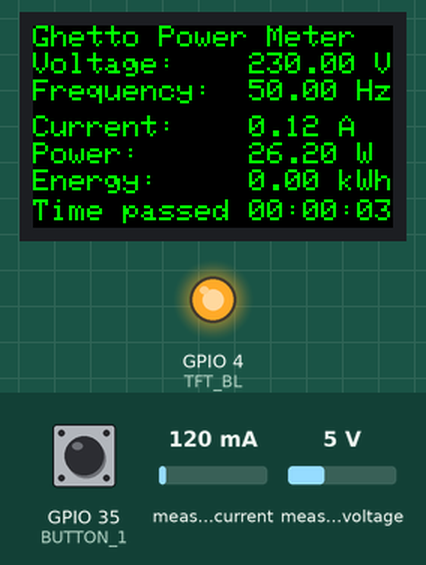
Simulated run of this sketch. Board: ESP32. On the bench: 240×135 colour display, output pins drawn as LEDs (lit = HIGH). The inputs (shaded band) are chosen by the test bench; at power-on: measured current 120 mA, GPIO 35 (BUTTON_1) HIGH, measured voltage 5 V. What the sketch prints to the serial monitor is not drawn.

Above: at 3.7 s.
3.8 s: measured current set to 40 mA
At 6.8 s:
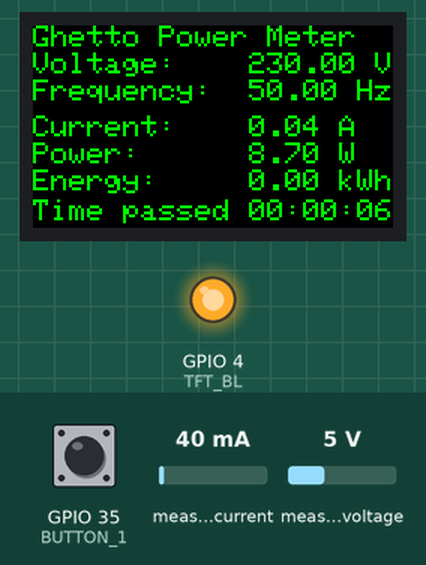
7.9 s: GPIO 35 (BUTTON_1) pulled LOW for 0.15 s
At 8.4 s:
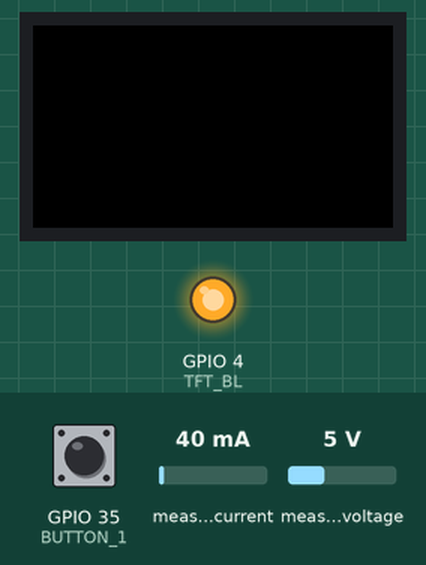
12.1 s: measured voltage set to 0.3 V
At 14.6 s:
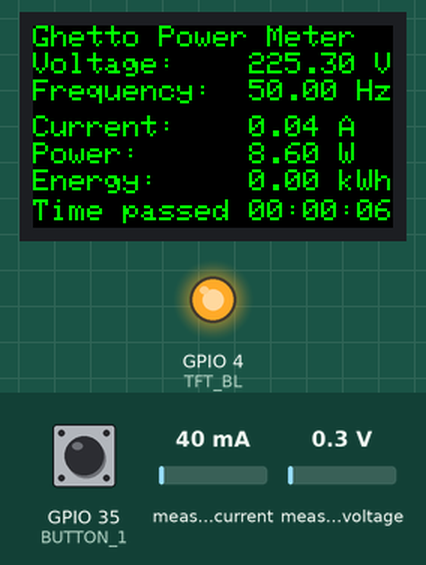
16.2 s: GPIO 35 (BUTTON_1) pulled LOW for 1 s
At 19.9 s:
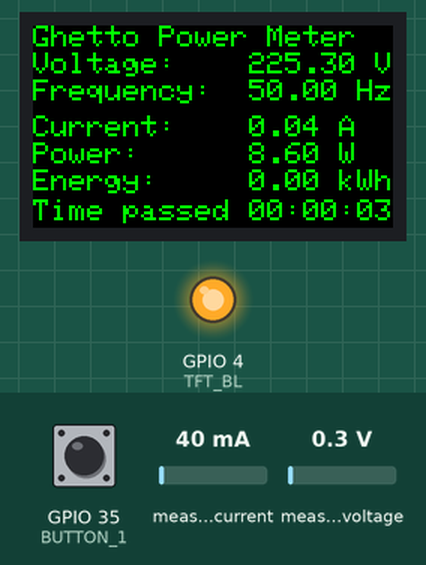
21.3 s: measured current set to 500 mA
At 23.4 s:
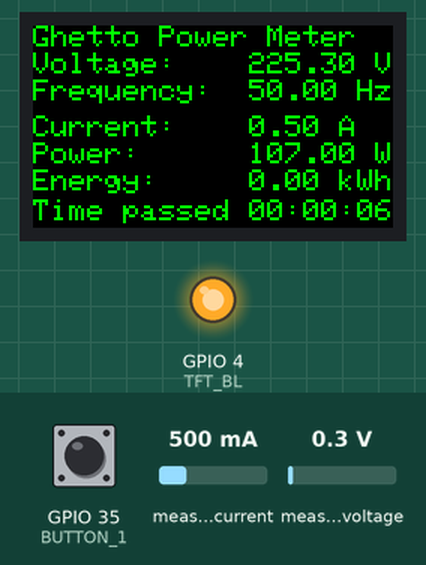
25.4 s: measured voltage set to 3.8 V
At 29.1 s:
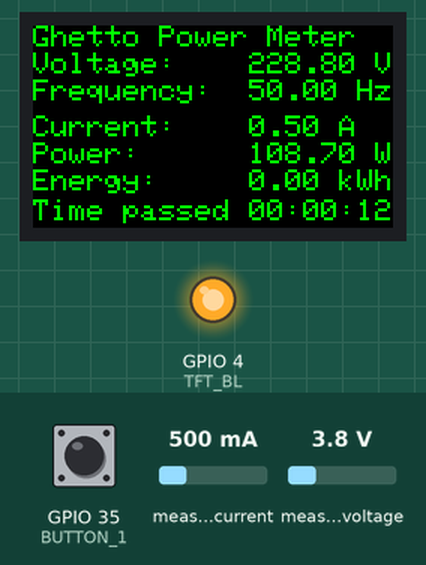
Timing chart, 0 to 30.5 s (numbered marks = the images above; inputs shaded):
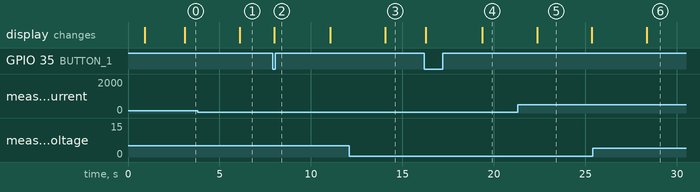

Measured:
- after the input at 3.8 s, the display: changes after 2.3 s (image 1)
- after the input at 7.9 s, the display: changes after 0.08 s (image 2)
- after the input at 12.1 s, the display: changes after 2.0 s (image 3)
- after the input at 16.2 s, the display: first changes after 0.08 s (image 4 shows a later state)
- after the input at 25.4 s, the display: changes after 3.0 s (image 6)
- what the display in image 5 shows lasts 3.0 s, from 22.4 s to 25.4 s

The sketch:

energy_meter.ino
```cpp
#include <TFT_eSPI.h>
#include <SPI.h>
#include <Button2.h>
#include <Time.h>
#include <PZEM004Tv30.h>


// Display
#ifndef TFT_DISPOFF
#define TFT_DISPOFF 0x28
#endif
#ifndef TFT_SLPIN
#define TFT_SLPIN   0x10
#endif
#define TFT_MOSI            19
#define TFT_SCLK            18
#define TFT_CS              5
#define TFT_DC              16
#define TFT_RST             23
#define TFT_BL              4   // Display backlight control pin
#define ADC_EN              14  //ADC_EN is the ADC detection enable port
#define ADC_PIN             34
#define BUTTON_1            35
#define BUTTON_2            0
TFT_eSPI tft = TFT_eSPI(135, 240); // Invoke custom library

PZEM004Tv30 pzem(&Serial2);

Button2 btn1(BUTTON_1);
Button2 btn2(BUTTON_2);

int new_now;
int time_now = now();
char buff[512];
int i = 0;


void button_init(){
    btn1.setPressedHandler([](Button2& b ) {
        Serial.println("bouton 1.. reset energy");
        setTime(0);
        time_now = 0;
        pzem.resetEnergy();
        tft.fillScreen(TFT_BLACK);
    });
    btn2.setPressedHandler([](Button2& b) {
        Serial.println("bouton 2");
    });
}

void button_loop(){
    btn1.loop();
    btn2.loop();
}

String formate (int t) {
  String retour;
  if (t<10) {
    retour = "0"+ String (t);
  }
  else {
    retour = String(t);
  }
  return retour;
}

void measure() {
    String d_voltage;
    String d_current;
    String d_power;
    String d_energy;
    String d_frequency;
    String d_pf;

    String temps;
    time_t t = now();   //
    temps = "Time passed "+formate(hour())+":"+formate(minute())+":"+formate(second());

    float voltage = pzem.voltage();
    if( !isnan(voltage) ){
        Serial.print("Voltage:    "); Serial.print(voltage); Serial.println("V");
        d_voltage = "Voltage:    " + String(voltage) + " V";

    } else {
        Serial.println("Error reading voltage");
    }

    float current = pzem.current();
    if( !isnan(current) ){
        Serial.print("Current:    "); Serial.print(current); Serial.println("A");
        d_current = "Current:    " + String(current) + " A";

    } else {
        Serial.println("Error reading current");
    }

    float power = pzem.power();
    if( !isnan(power) ){
        Serial.print("Power:      "); Serial.print(power); Serial.println("W");
        d_power = "Power:      " + String(power) + " W";

    } else {
        Serial.println("Error reading power");
    }

    float energy = pzem.energy();
    if( !isnan(energy) ){
        Serial.print("Energy:     "); Serial.print(energy,3); Serial.println("kWh");
        d_energy = "Energy:     " + String(energy) + " kWh";

    } else {
        Serial.println("Error reading energy");
    }

    float frequency = pzem.frequency();
    if( !isnan(frequency) ){
        Serial.print("Frequency:  "); Serial.print(frequency, 1); Serial.println("Hz");
        d_frequency = "Frequency:  " + String(frequency) + " Hz";

    } else {
        Serial.println("Error reading frequency");
    }

    float pf = pzem.pf();
    if( !isnan(pf) ){
        Serial.print("PF:  "); Serial.println(pf);
        d_pf = "Power Factor:  " + String(pf);
    } else {
        Serial.println("Error reading power factor");
    }
    tft.fillScreen(TFT_BLACK);
    tft.setTextDatum(TL_DATUM);
    tft.drawString("Ghetto Power Meter",0,0);
    tft.drawString(d_voltage, 0,18);
    tft.drawString(d_frequency, 0,36);
    tft.drawString(d_current, 0,60);
    tft.drawString(d_power,  0, 78);
    tft.drawString(d_energy, 0,96);
    tft.drawString(temps, 0,116);

}


void setup(){
  setTime(0);
  pzem.resetEnergy();

  Serial.begin(115200);
  Serial2.begin(9600, SERIAL_8N1, 25, 26);


  // init TFT
  tft.init();
  tft.setRotation(1);
  tft.fillScreen(TFT_BLACK);
  tft.setTextSize(2);
  tft.setTextColor(TFT_GREEN);
  tft.setCursor(0, 0);
  tft.setTextDatum(MC_DATUM);
  tft.setTextSize(2);
  if (TFT_BL > 0) {                           // TFT_BL has been set in the TFT_eSPI library in the User Setup file TTGO_T_Display.h
      pinMode(TFT_BL, OUTPUT);                // Set backlight pin to output mode
      digitalWrite(TFT_BL, TFT_BACKLIGHT_ON); // Turn backlight on. TFT_BACKLIGHT_ON has been set in the TFT_eSPI library in the User Setup file TTGO_T_Display.h
  }

  button_init();

  tft.setSwapBytes(true);

  tft.drawString("Power meter ", tft.width() / 2, tft.height() / 2 -30 );
  tft.drawString("by ", tft.width() / 2, tft.height() / 2 -10 );
  tft.drawString("Ghetto Builder ", tft.width() / 2, tft.height() / 2 + 20 );


  Serial.println("Serial succes");
  delay(700);
  tft.fillScreen(TFT_BLACK);


}

void loop(){

  button_loop();

  new_now = now();
  //Serial.println(new_now);
  if (new_now - time_now > 2) {
     //tft.fillScreen(TFT_BLACK);
     i++;
     Serial.println(i);
     time_now = new_now;
     measure();

  }

}
```
